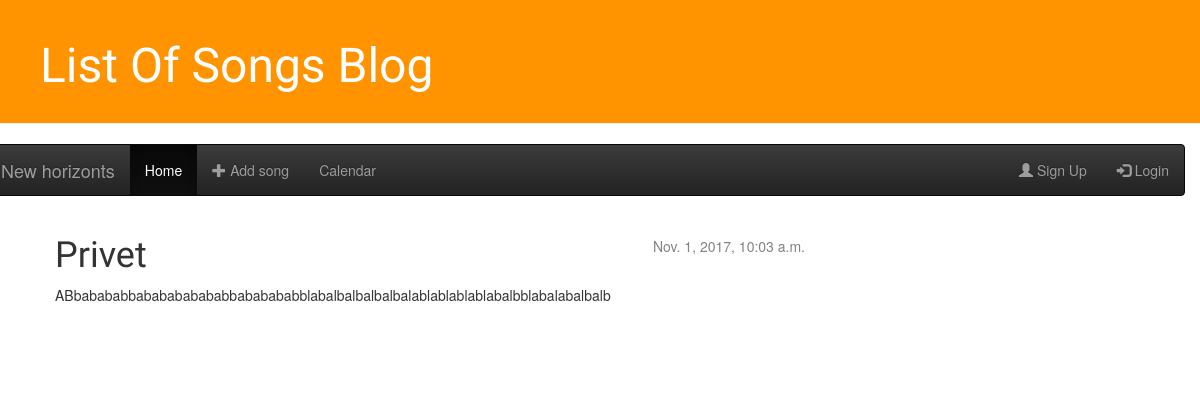
/post/1/, run on an earlier commit of the app's database.
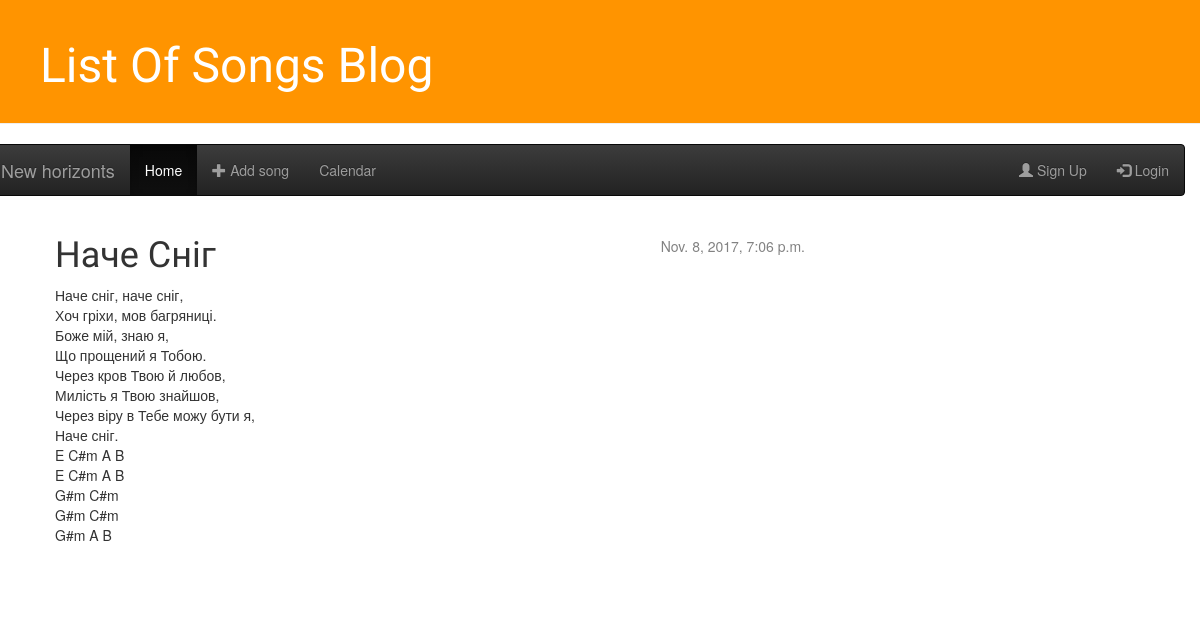
And on a later commit of the database.
### blog/models.py (models this page shows, shortened)
class Post(models.Model):
    author = models.ForeignKey('auth.User')
    title = models.CharField(max_length=200)
    text = models.TextField()
    created_date = models.DateTimeField(
            default=timezone.now)
    published_date = models.DateTimeField(
            blank=True, null=True)

### blog/views.py (the view)
# urls.py: url(r'^post/(?P<pk>[0-9]+)/$', views.post_detail, name='post_detail'),
def post_detail(request, pk):
    post = get_object_or_404(Post, pk=pk)
    return render(request, 'blog/post_detail.html', {'post': post})

### blog/templates/blog/post_detail.html (shortened to what this page needs)
{% extends 'blog/base.html' %}
{% block content %}
    <div class="post">
        {% if post.published_date %}
            <div class="date">
                {{ post.published_date }}
            </div>
        {% endif %}
        <h1>{{ post.title }}</h1>
        <p>{{ post.text|linebreaksbr }}</p>
    </div>
{% endblock %}

What changed in the data, as far as the page shows it:
changed Post: published_date "Nov. 1, 2017, 10:03 a.m." → "Nov. 8, 2017, 7:06 p.m."; title "Privet" → "Наче Сніг"; text "ABbabababbababababababbababababblabalbalbalbalbalablablablablabalbblabalabalbalb" → "Наче сніг, наче сніг, Хоч гріхи, мов багряниці. Боже мій, знаю я, Що прощений я Тобою. Через кров Твою й любов, Милість я Твою знайшов, Через віру в Тебе можу бути я, Наче сніг. E C#m A B E C#m A B G#m C#m G#m C#m G#m A B"
